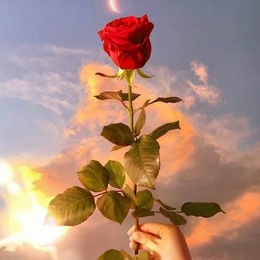
%> input picture 2.jpg, 260 x 260 px, shrunk from 720 x 720 before the run
$ octave --eval "result = Equal(imread('2.jpg'));"   (GNU Octave 9; MATLAB toolbox functions it lacks are replaced by stand-ins)
%> lines starting %> are read from the running program, lines starting %| are printed output that depends on the picture
function [new] = Equal( I )


% size of the input image.
[r,c] = size(I);
%> r = 260; c = 780

% uint 8 blamk canvas
new = uint8(zeros(r,c));

% number of pixels.
mn = r*c;
%> mn = 202800

% frequency pdf and cdf and some variables
f = zeros(256,1);
pdf = zeros(256,1);
cdf = zeros(256,1);
out = zeros(256,1);
cum = zeros(256,1);


% Finding Pdf

for i = 1:r
    for j = 1:c
        val = I(i,j);
        f(val+1) = f(val+1)+1;
        pdf(val+1) = f(val+1)/mn;


    end
end
%> after the loop, f = 256 values, max 2534 at index 255, min 0 at index 256, mean 792.2; pdf = 256 values, max 0.0125 at index 255, min 0 at index 256, mean 0.00391
figure, bar(pdf);
%> after `bar(pdf)`:
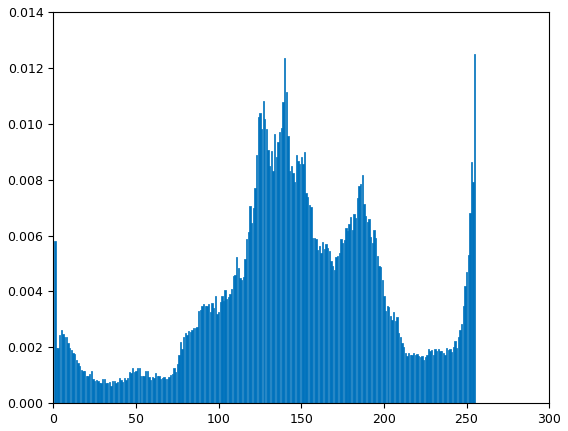
%> figure redrawn from the program's plot data; tallest bar 0.0125 high, from x = 254.6 to 255.4
% finding cdf
sum = 0;
L = 255;

for i = 1:size(pdf)
    sum = sum + f(i);
    cum(i) = sum;
    cdf(i) = cum(i)/mn;
    out(i) = round(cdf(i)*L);
end
%> this loop made 256 passes
%> sum on passes 1 to 3: 1174, 1575, 1976
%> after the loop, cdf = 256 values from 0.00579 to 1; cum = 256 values from 1174 to 202800; out = 256 values from 1 to 255; sum = 202800
figure, bar(out);
%> after `bar(out)`:
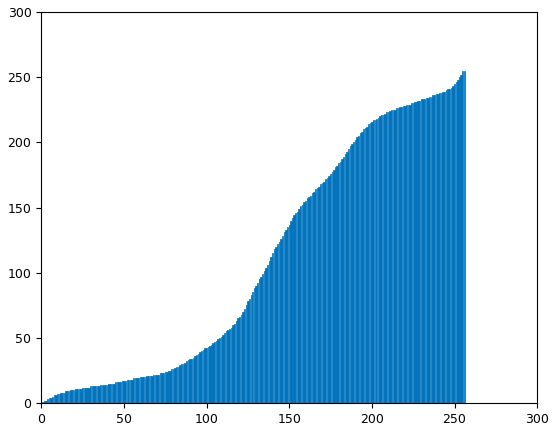
%> figure redrawn from the program's plot data; tallest bar 255 high, from x = 254.6 to 255.4
%Rewrite The original image with new gray levels

for i = 1:r
    for j = 1:c
        new(i,j) = out(I(i,j)+1);
    end

end
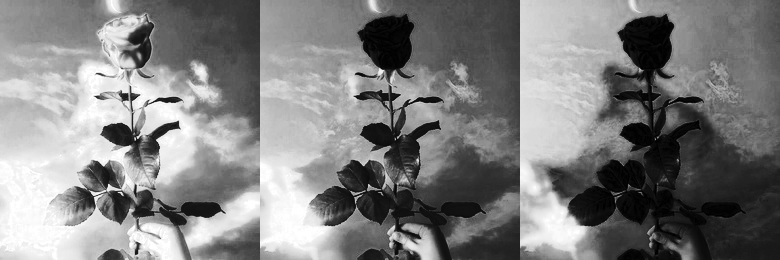
%> new: size 260x780 uint8; min 1, max 255, mean 128.3
   figure, bar(new);
%> after `bar(new)`:
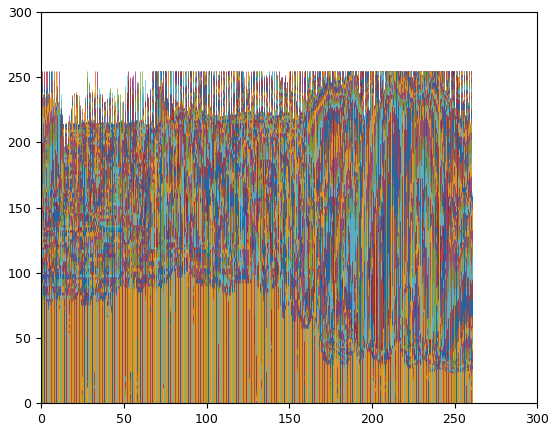
%> figure redrawn from the program's plot data; tallest bar 255 high, from x = 162.6 to 162.6; tallest bar 255 high, from x = 162.6 to 162.6; tallest bar 255 high, from x = 162.6 to 162.6; tallest bar 255 high, from x = 162.6 to 162.6
   figure, imhist(new);
%> after `imhist(new)`:
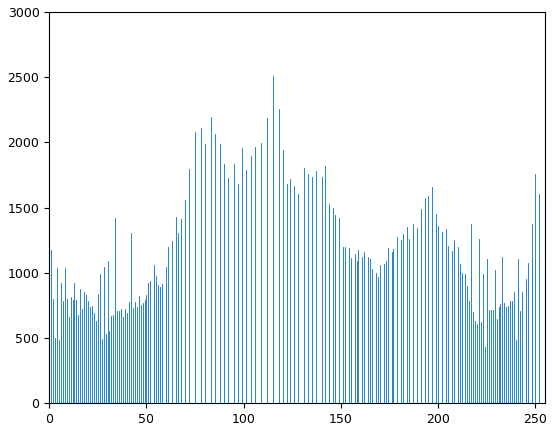
%> figure redrawn from the program's plot data; highest point at x = 255, y = 2534
   figure,imshow(uint8(new));

end
